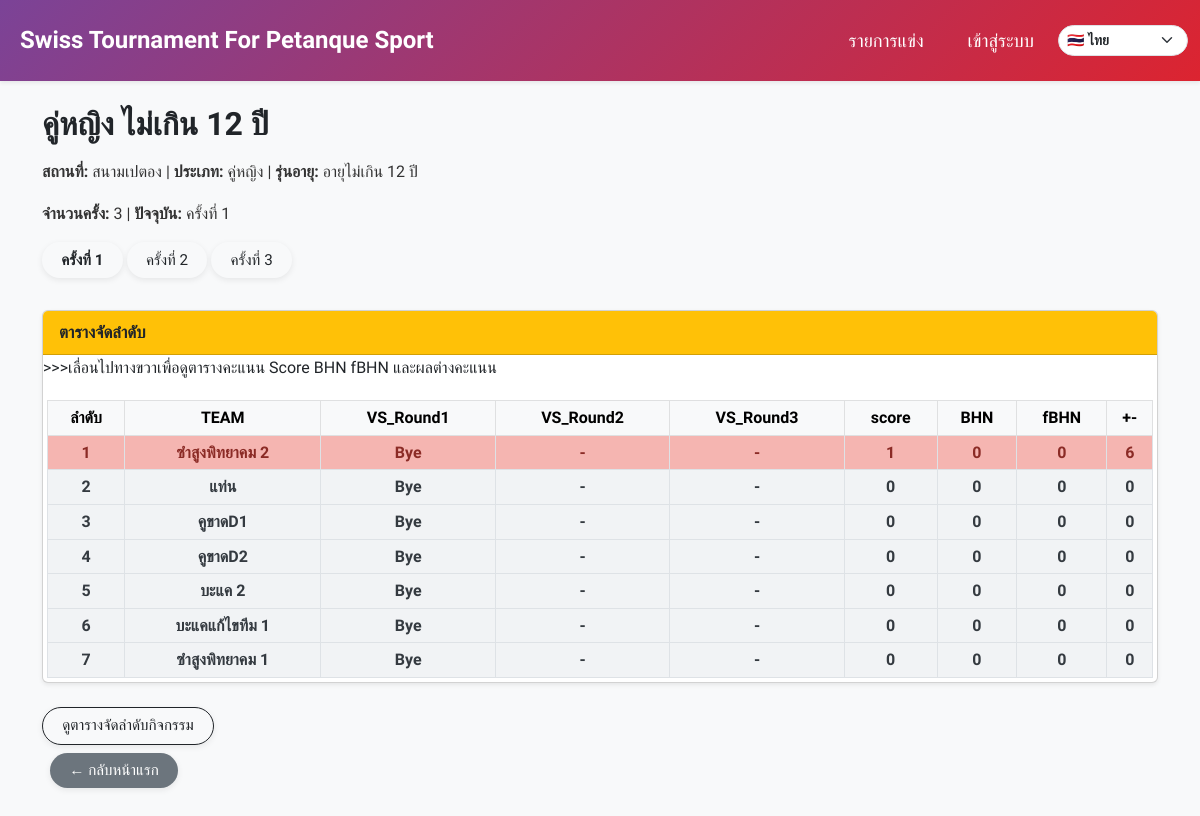
Screenshot of /event/2 with the database file from the repository.
### models.py (models this page shows)
class Event(db.Model):
    __tablename__ = "events"
    __table_args__ = (
        Index("ix_events_date_id", "date", "id"),
        Index("ix_events_created_at", "created_at"),
    )
    id = db.Column(db.Integer, primary_key=True)
    name = db.Column(db.String(100), nullable=False)
    location = db.Column(db.String(100))
    category = db.Column(db.String(50))
    sex = db.Column(db.String(50))
    age_group = db.Column(db.String(50))
    rounds = db.Column(db.Integer)
    current_round = db.Column(db.Integer, default=1)
    date = db.Column(db.Date, nullable=True)
    auto_field_enabled = db.Column(db.Boolean, default=False)
    field_prefix = db.Column(db.String(10), default='')  # เช่น 'A', ''
    field_start = db.Column(db.Integer, default=1)
    field_max = db.Column(db.Integer, default=16)
    field_exclude = db.Column(db.String, default='')  # เช่น '3,7,11
    logo_filename = db.Column(db.Text)  # เก็บเป็น JSON list
    created_at = db.Column(db.DateTime, server_default=text('CURRENT_TIMESTAMP'), nullable=True)
    creator_id = db.Column(db.Integer, db.ForeignKey("users.id"), nullable=False)
    teams = db.relationship("Team", backref="event", cascade="all, delete-orphan", lazy=True)
    matches = db.relationship("Match", backref="event", cascade="all, delete-orphan", lazy=True)

class Team(db.Model):
    __tablename__ = "teams"
    id = db.Column(db.Integer, primary_key=True)
    name = db.Column(db.String(100), nullable=False)
    event_id = db.Column(db.Integer, db.ForeignKey("events.id"), nullable=False)

### app.py (the view)
@app.route("/event/<int:event_id>")
def event_detail(event_id):
    event = db.session.get(Event, event_id)
    teams = Team.query.filter_by(event_id=event_id).all()
    standings = calculate_standings(event_id)
    matches = Match.query.filter_by(event_id=event_id).all()
    current_round = (
        db.session.query(db.func.max(Match.round))
        .filter(Match.event_id == event_id)
        .scalar()
        or 0
    )
    matches_round_1 = Match.query.filter_by(event_id=event_id, round=1).all()
    try:
        event.logo_list = json.loads(event.logo_filename) if event.logo_filename else []
    except Exception:
        event.logo_list = []
    active_playoffs = _active_playoffs_for_event(event_id)
    return render_template(
        "event.html",
        event=event,
        teams=teams,
        standings=standings,
        matches=matches,
        current_round=current_round,      # ✅ ส่งไปยัง template
        matches_round_1=matches_round_1,  # ✅ ส่งไปด้วยหากใช้
        active_playoffs=active_playoffs
    )

### app.py (called while the page is built)
def get_current_lang():
    lang = request.args.get("lang") or session.get("lang") or "th"
    if lang not in SUPPORTED_LANGS:
        lang = "th"
    session["lang"] = lang
    return lang

@app.context_processor
def inject_i18n():
    lang = get_current_lang()
    return {
        "current_lang": lang,
        "supported_langs": SUPPORTED_LANGS,
        "text_translations": TEXT_TRANSLATIONS,
        "t": lambda key: translate(key, lang),
    }

def _active_playoffs_for_event(event_id):
    try:
        ensure_playoff_tables()
        rows = db.session.execute(text("""
            SELECT pc.id, pc.title, pc.competition_type, pc.pairing_method,
                   COUNT(pr.id) AS round_count,
                   MAX(pr.round_no) AS latest_round
            FROM playoff_competitions pc
            LEFT JOIN playoff_rounds pr ON pr.playoff_id = pc.id
            WHERE pc.source_event_id = :event_id
            GROUP BY pc.id, pc.title, pc.competition_type, pc.pairing_method
            ORDER BY pc.id DESC
        """), {'event_id': event_id}).mappings().all()
        return [dict(r) for r in rows]
    except Exception:
        return []

@app.after_request
def live_report_public_headers(response):
    response.headers.setdefault("Access-Control-Allow-Origin", "*")
    response.headers.setdefault("Access-Control-Allow-Headers", "Content-Type, Authorization")
    response.headers.setdefault("Access-Control-Allow-Methods", "GET, OPTIONS")
    response.headers.pop("X-Frame-Options", None)
    response.headers.setdefault("Content-Security-Policy", "frame-ancestors *")
    return response

### i18n.py (called while the page is built)
def translate(key, lang="th"):
    table = TRANSLATIONS.get(key, {})
    return table.get(lang) or table.get("th") or key

### templates/event.html (shortened to what this page needs)
{% import 'macros.html' as macros %}
{% extends 'base.html' %}
{% block content %}
</head>
<body class="bg-light">
  <div class="container my-4">
    <h2 class="mb-3">{{ event.name }}</h2>
    <p>
      <strong>สถานที่:</strong> {{ event.location }} |
      <strong>ประเภท:</strong> {{ event.category }}{{ event.sex }} |
      <strong>รุ่นอายุ:</strong> {{ event.age_group }}
    </p>
    <p>
      <strong>จำนวนครั้ง:</strong> {{ event.rounds }} |
      <strong>ปัจจุบัน:</strong> ครั้งที่ {{ current_round }}
    </p>
    <div class="mb-4">
      {% for round_num in range(1, event.rounds + 1) %}
      <a href="{{ url_for('round_matches', event_id=event.id, round=round_num) }}"
        class="btn btn-outline-dark mb-2 {% if round_num == current_round %}fw-bold{% endif %}">
        ครั้งที่ {{ round_num }}
      </a>
      {% endfor %}
    </div>
    <div class="card mb-4 shadow-sm">
      <div class="card-header bg-warning text-dark fw-semibold">
        ตารางจัดลำดับ
      </div>
      <div class="card-body p-0">   <p>>>>เลื่อนไปทางขวาเพื่อดูตารางคะแนน Score BHN fBHN และผลต่างคะแนน</p>
        {% if standings %}
        <div class="table-responsive p-1">
          <table class="table table-bordered table-sm align-middle text-center mb-0">
            <thead class="table-light">
              <tr>
                <th>ลำดับ</th>
                <th>TEAM</th>
                {% for i in range(1, event.rounds + 1) %}
                <th>VS_Round{{ i }}</th>
                {% endfor %}
                <th>score</th>
                <th>BHN</th>
                <th>fBHN</th>
                <th>+-</th>
              </tr>
            </thead>
            <tbody>
              {% for team in standings %}
              <tr class="{{ macros.score_class(team.score) }}" style="font-weight: bold">
                <td>{{ loop.index }}</td>
                <td class="{{ macros.score_class(team.score) }}" style="font-weight: bold">
                  {{ team.team_name }}
                </td>
                {% for i in range(1, event.rounds + 1) %}
                <td class="{{ macros.score_class(team.score) }}" style="font-weight: bold">
                  {{ team["VS_Round" ~ i] if team["VS_Round" ~ i] else '-' }}
                </td>
                {% endfor %}
                <td class="{{ macros.score_class(team.score) }}" style="font-weight: bold">
                  {{ team.score }}
                </td>
                <td class="{{ macros.score_class(team.score) }}" style="font-weight: bold">
                  {{ team.buchholz }}
                </td>
                <td class="{{ macros.score_class(team.score) }}" style="font-weight: bold">
                  {{ team.final_buchholz }}
                </td>
                <td class="{{ macros.score_class(team.score) }}" style="font-weight: bold">
                  {{ team.point_diff }}
                </td>
              </tr>
              {% endfor %}
            </tbody>
          </table>
        </div>
        {% else %}
        <p class="p-3">ยังไม่มีตารางคะแนน</p>
        {% endif %}
      </div>
    </div>
      <a href="{{ url_for('event_standings', event_id=event.id) }}" class="btn btn-dark-outline btn-custom margin-2">
    ดูตารางจัดลำดับกิจกรรม
</a>
    <div class="mb-4 p-2">
      <a href="{{ url_for('index') }}" class="btn btn-secondary btn-lg">← กลับหน้าแรก</a>
    </div>
  </div>
  {% endblock %}

### static/css/style.css (style rules this page uses)
.score-level-1 { background-color: #f5b5b1 !important; color: #8b2b26 !important; }
button.btn, .btn { font-family: "Prompt", "Segoe UI", sans-serif; font-weight: 600; font-size: 0.95rem; padding: 0.4rem 1rem; border-radius: 0.65rem; display: inline-flex; align-items: center; justify-content: center; gap: 0.5rem; transition: all 0.25s ease; text-transform: none; box-shadow: 0 2px 6px rgba(0, 0, 0, 0.08); border: none; cursor: pointer; }
.btn-dark-outline { background: transparent; color: #212529; border: 1px solid #212529; }
.score-level-0 { background-color: #f1f3f5 !important; color: #343a40 !important; }
tr.score-level-7 > td, tr.score-level-6 > td, tr.score-level-5 > td, tr.score-level-4 > td, tr.score-level-3 > td, tr.score-level-2 > td, tr.score-level-1 > td, tr.score-level-0 > td { background-color: inherit !important; color: inherit !important; }

### templates/event.html (style rules this page uses)
body { font-family: "Prompt", "Segoe UI", sans-serif; font-size: 16px; line-height: 1.6; color: #333; background-color: #f9f9fb; }
h2, h3, h4, .modal-title { font-weight: 700; color: #212529; }
.card-header { font-weight: 600; font-size: 1.05rem; }
.btn-custom { border-radius: 0.65rem; padding: 0.4rem 1rem; font-weight: 600; font-size: 0.95rem; display: inline-flex; align-items: center; gap: 0.5rem; transition: all 0.25s ease; box-shadow: 0 2px 6px rgba(0, 0, 0, 0.08); }
.btn-dark-outline { background: transparent; color: #212529; border: 1px solid #212529; }
body { font-family: "Prompt", sans-serif; }
h2 { font-weight: 600; }
button.btn, .btn { font-weight: 500; border-radius: 50rem !important; transition: 0.2s; padding-left: 1.2rem; padding-right: 1.2rem; }

### rows the page displays
Event: name "คู่หญิง ไม่เกิน 12 ปี", location "สนามเปตอง", category "คู่", sex "หญิง", age_group "อายุไม่เกิน 12 ปี", rounds "3"
Team: team_name "ซำสูงพิทยาคม 2", team "Bye" "-" "-", score "1", buchholz "0", final_buchholz "0", point_diff "6"
Team: team_name "แท่น", team "Bye" "-" "-", score "0", buchholz "0", final_buchholz "0", point_diff "0"
Team: team_name "คูขาดD1", team "Bye" "-" "-", score "0", buchholz "0", final_buchholz "0", point_diff "0"
Team: team_name "คูขาดD2", team "Bye" "-" "-", score "0", buchholz "0", final_buchholz "0", point_diff "0"
Team: team_name "บะแค 2", team "Bye" "-" "-", score "0", buchholz "0", final_buchholz "0", point_diff "0"
Team: team_name "บะแคแก้ไขทีม 1", team "Bye" "-" "-", score "0", buchholz "0", final_buchholz "0", point_diff "0"
Team: team_name "ซำสูงพิทยาคม 1", team "Bye" "-" "-", score "0", buchholz "0", final_buchholz "0", point_diff "0"

### other values shown
{{ t('events') }} "รายการแข่ง"
{{ t('login') }} "เข้าสู่ระบบ"
{{ current_round }} "1"
{{ round_num }} "1" "2" "3"
{{ i }} "1" "2" "3"
form field value "🇹🇭 ไทย"
